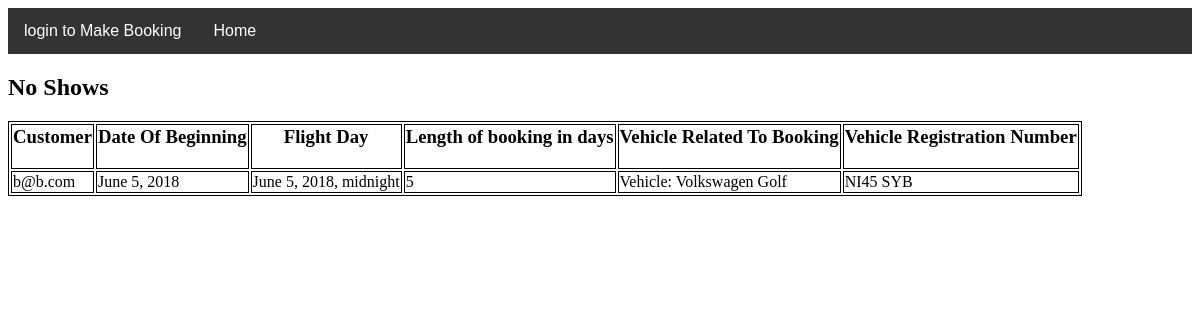
/ParkEasy/Staff/NoShows, run on an earlier commit of the app's database.
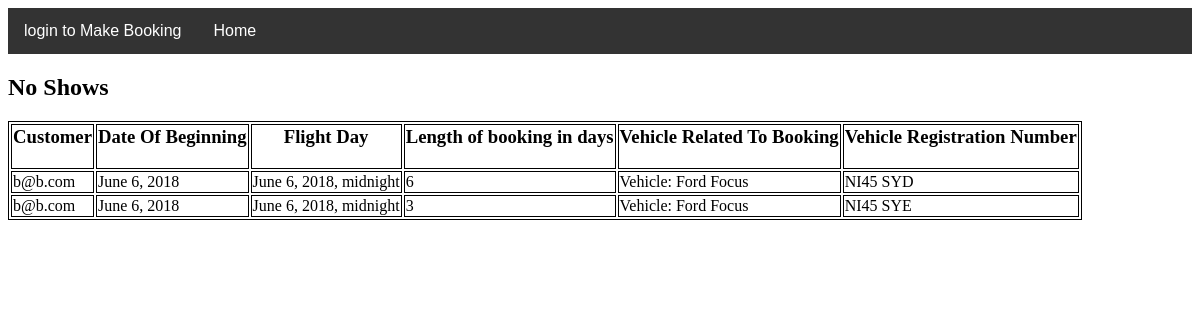
And on a later commit of the database.
### ParkEasy/models.py (models this page shows, shortened)
class Booking(models.Model):
    customer = models.ForeignKey(Customer, on_delete=models.CASCADE)
    prices = models.ForeignKey(Prices, on_delete=models.CASCADE, default=1)
    vehicle = models.ForeignKey(Vehicle, on_delete=models.CASCADE)
    departing = models.ForeignKey(Departing, on_delete=models.CASCADE)
    arriving = models.ForeignKey(Arriving, on_delete=models.CASCADE)
    vip = models.BooleanField(default=False)
    valet = models.BooleanField(default=False)
    booking_date = models.DateField(default=timezone.now)
    booking_length = models.IntegerField(default=0)
    checked_in = models.BooleanField(default=False)
    checked_out = models.BooleanField(default=False)
    date_created = models.DateField(default=timezone.now)
    assigned_space = models.BooleanField(default=False)
    refunded = models.BooleanField(default=False)

class Customer(AbstractUser):
    first_name = models.CharField(max_length=30, blank=False)
    last_name = models.CharField(max_length=150, blank=False)
    password = models.CharField(max_length=100, default="")
    email = models.EmailField(max_length=100, default="", unique=True)
    is_staff = models.BooleanField(
        default=False,
        help_text='Designates whether the user can log into this site.',
    )
    address_line1 = models.CharField(max_length=100)
    address_line2 = models.CharField(max_length=100)
    postcode_regex = RegexValidator(regex=r'([Gg][Ii][Rr] 0[Aa]{2})|((([A-Za-z][0-9]{1,2})|'
                                          r'(([A-Za-z][A-Ha-hJ-Yj-y][0-9]{1,2})|(([A-Za-z][0-9][A-Za-z])|([A-Za-z]'
                                          r'[A-Ha-hJ-Yj-y][0-9]?[A-Za-z]))))\s?[0-9][A-Za-z]{2})',
                                    message="postcode must be a valid uk postcode")
    postcode = models.CharField(max_length=16, validators=[postcode_regex])
    tel_no_regex = RegexValidator(regex=r'^\+?l?\d{9,15}$',
                                  message="Phone number must be entered in the format: '+999999999'. Up to 15 digits "
                                          "allowed.")
    tel_no = models.CharField(validators=[tel_no_regex], max_length=17)
    username = None
    USERNAME_FIELD = 'email'
    REQUIRED_FIELDS = []
    objects = UserManager()
    def get_username(self):
        return self.email

class Departing(models.Model):
    customer = models.ForeignKey(Customer, on_delete=models.CASCADE)
    flight_no_validator = RegexValidator(r'^([a-z][a-z]|[a-z][0-9]|[0-9][a-z])[a-z]?[0-9]{1,4}[a-z]?$',
                                         message='please enter a valid flight number')
    departing_flight_number = models.CharField(max_length=16)
    departing_flight_datetime = models.DateTimeField()
    destination_choices = (
        ("AMSTERDAM", "amsterdam"),
        ("ANTALYA-TURKEY", "antalya-turkey"),
        ("BARCELONA", "barcelona"),
        ("BARRA", "barra"),
        ("BELFAST", "belfast"),
        ("BENBECULA", "benbecula"),
        ("BERGEN", "bergen"),
        ("BERLIN", "berlin"),
        ("BIRMINGHAM", "birmingham"),
        ("BODRUM-TURKEY", "bodrum-turkey"),
        ("BORDEAUX", "bordeaux"),
        ("BOURGAS-BULGARIA", "bourgas-bulgaria"),
        ("BRIDGETOWN-BARBADOS", "bridgetown-barbados"),
        ("BRISTOL", "bristol"),
        ("BRUSSELS", "brussels"),
        ("BUCHAREST", "bucharest"),
        ("BUDAPEST", "budapest"),
        ("BYDGOSZCZ", "bydgoszcz"),
        ("CAMPBELTOWN", "campbeltown"),
        ("CANCUN", "cancun"),
        ("CAPE-VERDE-SAL", "cape-verde-sal"),
        ("CARCASSONNE", "carcassonne"),
        ("CARDIFF", "cardiff"),
        ("CAYO-COCO", "cayo-coco"),
        ("CHAMBERY", "chambery"),
        ("CHANIA-CRETE", "chania-crete"),
        ("CORFU", "corfu"),
        ("CORK", "cork"),
        ("COSTA-BLANCA-ALICANTE", "costa-blanca-alicante"),
        ("COSTA-BRAVA-GIRONA", "costa-brava-girona"),
        ("COSTA-DEL-SOL-MALAGA", "costa-del-sol-malaga"),
        ("COSTA-DORADA-REUS", "costa-dorada-reus"),
        ("DALAMAN-TURKEY", "dalaman-turkey"),
        ("DERRY", "derry"),
        ("DONEGAL", "donegal"),
        ("DUBAI", "dubai"),
        ("DUBLIN", "dublin"),
        ("DUBROVNIK", "dubrovnik"),
        ("DUESSELDORF", "duesseldorf"),
        ("EAST-MIDLANDS", "east-midlands"),
        ("EXETER", "exeter"),
        ("FARO-ALGARVE", "faro-algarve"),
        ("FRANKFURT", "frankfurt"),
        ("FUERTEVENTURA", "fuerteventura"),
        ("GDANSK", "gdansk"),
        ("GENEVA", "geneva"),
        ("GRAN-CANARIA", "gran-canaria"),
        ("GRENOBLE", "grenoble"),
        ("HALIFAX", "halifax"),
        ("HALKIDIKI", "halkidiki"),
        ("HERAKLION-CRETE", "heraklion-crete"),
        ("HURGHADA", "hurghada"),
        ("IBIZA", "ibiza"),
        ("ISLAY", "islay"),
        ("ISLE-OF-MAN", "isle-of-man"),
        ("IZMIR", "izmir"),
        ("JERSEY", "jersey"),
        ("KATOWICE", "katowice"),
        ("KEFALONIA", "kefalonia"),
        ("KIRKWALL", "kirkwall"),
        ("KITTILAE", "kittilae"),
        ("KOS", "kos"),
        ("KRAKOW", "krakow"),
        ("LANZAROTE", "lanzarote"),
        ("LARNACA-CYPRUS", "larnaca-cyprus"),
        ("LAS-VEGAS", "las-vegas"),
        ("LISBON", "lisbon"),
        ("LONDON", "london"),
        ("MADEIRA", "madeira"),
        ("MADRID", "madrid"),
        ("MALTA", "malta"),
        ("MANCHESTER", "manchester"),
        ("MARSEILLE", "marseille"),
        ("MENORCA", "menorca"),
        ("MILAN", "milan"),
        ("MONTEGO-BAY-JAMAICA", "montego-bay-jamaica"),
        ("MUNICH", "munich"),
        ("NAPLES", "naples"),
        ("NEW-YORK", "new-york"),
        ("NEWQUAY", "newquay"),
        ("NORWICH", "norwich"),
        ("ORLANDO", "orlando"),
        ("PALANGA", "palanga"),
        ("PALMA-DE-MALLORCA", "palma-de-mallorca"),
        ("PAPHOS-CYPRUS", "paphos-cyprus"),
        ("PARIS", "paris"),
        ("PHILADELPHIA", "philadelphia"),
        ("PRAGUE", "prague"),
        ("REYKJAVIK", "reykjavik"),
        ("RHODES", "rhodes"),
        ("RIGA", "riga"),
        ("ROME", "rome"),
        ("ROVANIEMI", "rovaniemi"),
        ("SALZBURG", "salzburg"),
        ("SOFIA", "sofia"),
        ("SOUTHAMPTON", "southampton"),
        ("SPLIT", "split"),
        ("STORNOWAY", "stornoway"),
        ("SUMBURGH", "sumburgh"),
        ("TENERIFE", "tenerife"),
        ("TIREE", "tiree"),
        ("TORONTO", "toronto"),
        ("TUNISIA-ENFIDHA", "tunisia-enfidha"),
        ("TURIN", "turin"),
        ("VALENCIA", "valencia"),
        ("VANCOUVER", "vancouver"),
        ("VERONA", "verona"),
        ("WARSAW", "warsaw"),
        ("WROCLAW", "wroclaw"),
        ("ZANTE", "zante ")
    )
    destination = models.CharField(max_length=64, choices=destination_choices)

class Vehicle(models.Model):
    reg_no_regex = RegexValidator(regex=r'^[A-Z]{2}[0-9]{2} [A-Z]{3}$',
                                  message="Registration must be entered in the format: 'AB12 CDE'.",
                                  code='invalid_registration')
    reg_no = models.CharField(max_length=8, validators=[reg_no_regex])
    make = models.CharField(max_length=64)
    manufacturer = models.CharField(max_length=64)
    def __str__(self):
        return 'Vehicle: ' + self.manufacturer + ' ' + self.make

### ParkEasy/views.py (the view)
# urls.py: path('Staff/NoShows', no_shows, name="no-shows"),
def no_shows(request):
    query_results = Booking.objects.filter(checked_in=False, checked_out=False, assigned_space=True,
                                           departing__departing_flight_datetime__lt=datetime.today(), refunded=False)
    context = {"query_results": query_results}
    return render(request, 'Staff/No_Shows.html', context)

### ParkEasy/templatetags/has_group.py (called while the page is built)
@register.filter(name='has_group')
def has_group(user, group_name):
    group = Group.objects.get(name=group_name)
    return group in user.groups.all()

### templates/Staff/No_Shows.html (shortened to what this page needs)
{% extends 'base.html' %}
{% load static %}
{% block content %}
  <h2>No Shows</h2>
  <p>
    <table>
        <tr>
            <th><h3>Customer</h3></th>
            <th><h3>Date Of Beginning</h3></th>
            <th><h3>Flight Day</h3></th>
            <th><h3>Length of booking in days</h3></th>
            <th><h3>Vehicle Related To Booking</h3></th>
            <th><h3>Vehicle Registration Number</h3></th>
        </tr>
 {% for item in query_results %}
        <tr>
            <td>
                {{ item.customer }}
            </td>
            <td>
                {{ item.booking_date }}
            </td>
            <td>
                {{ item.departing.departing_flight_datetime }}
            </td>
            <td>
                {{ item.booking_length }}
            </td>
            <td>
                {{ item.vehicle }}
            </td>
            <td>
                {{ item.vehicle.reg_no }}
            </td>
{% endfor %}
        </tr>
</table>
</p>
{% endblock %}

What changed in the data, as far as the page shows it:
removed Booking: customer "b@b.com", booking_date "June 5, 2018", departing.departing_flight_datetime "June 5, 2018, midnight", booking_length "5", vehicle "Vehicle: Volkswagen Golf", vehicle.reg_no "NI45 SYB"
added Booking: customer "b@b.com", booking_date "June 6, 2018", departing.departing_flight_datetime "June 6, 2018, midnight", booking_length "6", vehicle "Vehicle: Ford Focus", vehicle.reg_no "NI45 SYD"
added Booking: customer "b@b.com", booking_date "June 6, 2018", departing.departing_flight_datetime "June 6, 2018, midnight", booking_length "3", vehicle "Vehicle: Ford Focus", vehicle.reg_no "NI45 SYE"
